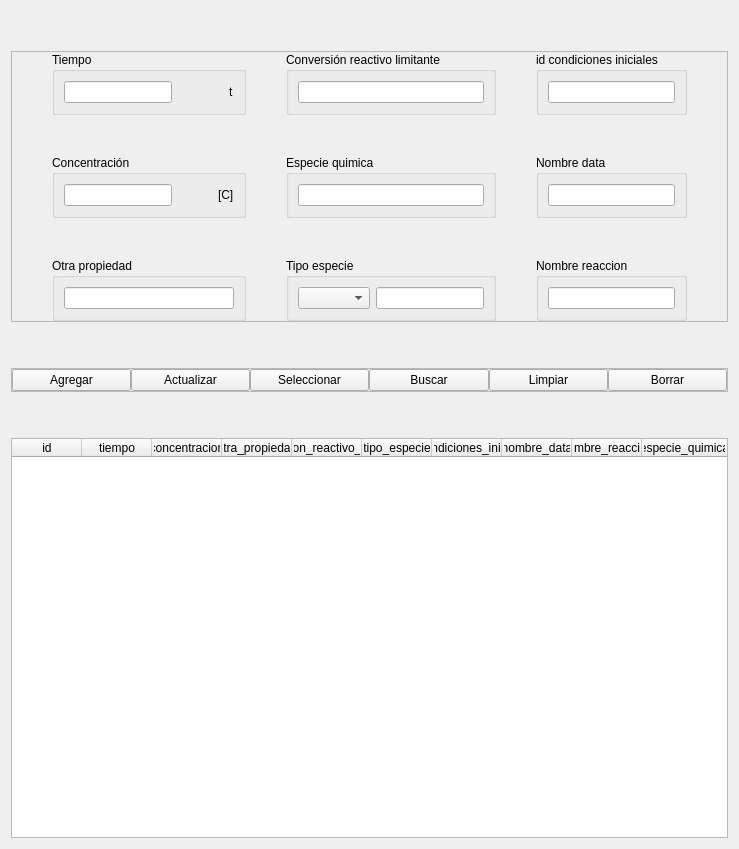
              <widget class="QWidget" name="dc_tab">
               <attribute name="title">
                <string>Datos Cinéticos</string>
               </attribute>
               <layout class="QVBoxLayout" name="verticalLayout_25">
                <item>
                 <spacer name="verticalSpacer_33">
                  <property name="orientation">
                   <enum>Qt::Vertical</enum>
                  </property>
                  <property name="sizeHint" stdset="0">
                   <size>
                    <width>20</width>
                    <height>40</height>
                   </size>
                  </property>
                 </spacer>
                </item>
                <item>
                 <widget class="QFrame" name="datos_frame">
                  <property name="frameShape">
                   <enum>QFrame::StyledPanel</enum>
                  </property>
                  <property name="frameShadow">
                   <enum>QFrame::Raised</enum>
                  </property>
                  <layout class="QHBoxLayout" name="horizontalLayout_48">
                   <property name="spacing">
                    <number>0</number>
                   </property>
                   <property name="leftMargin">
                    <number>0</number>
                   </property>
                   <property name="topMargin">
                    <number>0</number>
                   </property>
                   <property name="rightMargin">
                    <number>0</number>
                   </property>
                   <property name="bottomMargin">
                    <number>0</number>
                   </property>
                   <item>
                    <layout class="QHBoxLayout" name="datos_drame">
                     <property name="spacing">
                      <number>0</number>
                     </property>
                     <item>
                      <spacer name="horizontalSpacer_51">
                       <property name="orientation">
                        <enum>Qt::Horizontal</enum>
                       </property>
                       <property name="sizeHint" stdset="0">
                        <size>
                         <width>40</width>
                         <height>20</height>
                        </size>
                       </property>
                      </spacer>
                     </item>
                     <item>
                      <layout class="QVBoxLayout" name="verticalLayout_20">
                       <property name="spacing">
                        <number>0</number>
                       </property>
                       <item>
                        <layout class="QHBoxLayout" name="horizontalLayout_43">
                         <property name="spacing">
                          <number>0</number>
                         </property>
                        </layout>
                       </item>
                      </layout>
                     </item>
                     <item>
                      <layout class="QHBoxLayout" name="horizontalLayout_37">
                       <item>
                        <layout class="QVBoxLayout" name="verticalLayout_18">
                         <item>
                          <widget class="QGroupBox" name="groupBox_53">
                           <property name="title">
                            <string>Tiempo</string>
                           </property>
                           <layout class="QHBoxLayout" name="horizontalLayout_38">
                            <item>
                             <widget class="QLineEdit" name="tiempo_dc_edit"/>
                            </item>
                            <item>
                             <spacer name="horizontalSpacer_28">
                              <property name="orientation">
                               <enum>Qt::Horizontal</enum>
                              </property>
                              <property name="sizeHint" stdset="0">
                               <size>
                                <width>40</width>
                                <height>20</height>
                               </size>
                              </property>
                             </spacer>
                            </item>
                            <item>
                             <widget class="QLabel" name="t_dc_label">
                              <property name="text">
                               <string>t</string>
                              </property>
                             </widget>
                            </item>
                           </layout>
                          </widget>
                         </item>
                         <item>
                          <spacer name="verticalSpacer_18">
                           <property name="orientation">
                            <enum>Qt::Vertical</enum>
                           </property>
                           <property name="sizeHint" stdset="0">
                            <size>
                             <width>20</width>
                             <height>40</height>
                            </size>
                           </property>
                          </spacer>
                         </item>
                         <item>
                          <widget class="QGroupBox" name="groupBox_54">
                           <property name="title">
                            <string>Concentración</string>
                           </property>
                           <layout class="QHBoxLayout" name="horizontalLayout_39">
                            <item>
                             <widget class="QLineEdit" name="concentracion_dc_edit"/>
                            </item>
                            <item>
                             <spacer name="horizontalSpacer_29">
                              <property name="orientation">
                               <enum>Qt::Horizontal</enum>
                              </property>
                              <property name="sizeHint" stdset="0">
                               <size>
                                <width>40</width>
                                <height>20</height>
                               </size>
                              </property>
                             </spacer>
                            </item>
                            <item>
                             <widget class="QLabel" name="c_dc_label">
                              <property name="text">
                               <string>[C]</string>
                              </property>
                             </widget>
                            </item>
                           </layout>
                          </widget>
                         </item>
                         <item>
                          <spacer name="verticalSpacer_19">
                           <property name="orientation">
                            <enum>Qt::Vertical</enum>
                           </property>
                           <property name="sizeHint" stdset="0">
                            <size>
                             <width>20</width>
                             <height>40</height>
                            </size>
                           </property>
                          </spacer>
                         </item>
                         <item>
                          <widget class="QGroupBox" name="groupBox_55">
                           <property name="title">
                            <string>Otra propiedad</string>
                           </property>
                           <layout class="QHBoxLayout" name="horizontalLayout_40">
                            <item>
                             <widget class="QLineEdit" name="otra_propiedad_dc_edit"/>
                            </item>
                           </layout>
                          </widget>
                         </item>
                        </layout>
                       </item>
                       <item>
                        <spacer name="horizontalSpacer_30">
                         <property name="orientation">
                          <enum>Qt::Horizontal</enum>
                         </property>
                         <property name="sizeHint" stdset="0">
                          <size>
                           <width>40</width>
                           <height>20</height>
                          </size>
                         </property>
                        </spacer>
                       </item>
                       <item>
                        <layout class="QVBoxLayout" name="verticalLayout_19">
                         <item>
                          <widget class="QGroupBox" name="groupBox_56">
                           <property name="title">
                            <string>Conversión reactivo limitante</string>
                           </property>
                           <layout class="QHBoxLayout" name="horizontalLayout_41">
                            <item>
                             <widget class="QLineEdit" name="conversion_reactivo_limitante_dc_edit"/>
                            </item>
                           </layout>
                          </widget>
                         </item>
                         <item>
                          <spacer name="verticalSpacer_22">
                           <property name="orientation">
                            <enum>Qt::Vertical</enum>
                           </property>
                           <property name="sizeHint" stdset="0">
                            <size>
                             <width>20</width>
                             <height>40</height>
                            </size>
                           </property>
                          </spacer>
                         </item>
                         <item>
                          <widget class="QGroupBox" name="groupBox_57">
                           <property name="title">
                            <string>Especie quimica</string>
                           </property>
                           <layout class="QHBoxLayout" name="horizontalLayout_42">
                            <item>
                             <widget class="QLineEdit" name="especie_quimica_dc_edit"/>
                            </item>
                           </layout>
                          </widget>
                         </item>
                         <item>
                          <spacer name="verticalSpacer_23">
                           <property name="orientation">
                            <enum>Qt::Vertical</enum>
                           </property>
                           <property name="sizeHint" stdset="0">
                            <size>
                             <width>20</width>
                             <height>40</height>
                            </size>
                           </property>
                          </spacer>
                         </item>
                         <item>
                          <widget class="QGroupBox" name="groupBox_58">
                           <property name="title">
                            <string>Tipo especie</string>
                           </property>
                           <layout class="QHBoxLayout" name="horizontalLayout_44">
                            <item>
                             <widget class="QComboBox" name="tipo_especie_dc_box"/>
                            </item>
                            <item>
                             <widget class="QLineEdit" name="tipo_especie_dc_edit"/>
                            </item>
                           </layout>
                          </widget>
                         </item>
                        </layout>
                       </item>
                       <item>
                        <spacer name="horizontalSpacer_31">
                         <property name="orientation">
                          <enum>Qt::Horizontal</enum>
                         </property>
                         <property name="sizeHint" stdset="0">
                          <size>
                           <width>40</width>
                           <height>20</height>
                          </size>
                         </property>
                        </spacer>
                       </item>
                       <item>
                        <layout class="QVBoxLayout" name="verticalLayout_69">
                         <item>
                          <widget class="QGroupBox" name="groupBox_59">
                           <property name="title">
                            <string>id condiciones iniciales</string>
                           </property>
                           <layout class="QHBoxLayout" name="horizontalLayout_45">
                            <item>
                             <widget class="QLineEdit" name="id_condiciones_iniciales_dc_edit"/>
                            </item>
                           </layout>
                          </widget>
                         </item>
                         <item>
                          <spacer name="verticalSpacer_24">
                           <property name="orientation">
                            <enum>Qt::Vertical</enum>
                           </property>
                           <property name="sizeHint" stdset="0">
                            <size>
                             <width>20</width>
                             <height>40</height>
                            </size>
                           </property>
                          </spacer>
                         </item>
                         <item>
                          <widget class="QGroupBox" name="groupBox_60">
                           <property name="title">
                            <string>Nombre data</string>
                           </property>
                           <layout class="QHBoxLayout" name="horizontalLayout_79">
                            <item>
                             <widget class="QLineEdit" name="nombre_data_dc_edit"/>
                            </item>
                           </layout>
                          </widget>
                         </item>
                         <item>
                          <spacer name="verticalSpacer_25">
                           <property name="orientation">
                            <enum>Qt::Vertical</enum>
                           </property>
                           <property name="sizeHint" stdset="0">
                            <size>
                             <width>20</width>
                             <height>40</height>
                            </size>
                           </property>
                          </spacer>
                         </item>
                         <item>
                          <widget class="QGroupBox" name="groupBox_61">
                           <property name="title">
                            <string>Nombre reaccion</string>
                           </property>
                           <layout class="QHBoxLayout" name="horizontalLayout_80">
                            <item>
                             <widget class="QLineEdit" name="nombre_reaccion_dc_edit"/>
                            </item>
                           </layout>
                          </widget>
                         </item>
                        </layout>
                       </item>
                      </layout>
                     </item>
                     <item>
                      <spacer name="horizontalSpacer_10">
                       <property name="orientation">
                        <enum>Qt::Horizontal</enum>
                       </property>
                       <property name="sizeHint" stdset="0">
                        <size>
                         <width>40</width>
                         <height>20</height>
                        </size>
                       </property>
                      </spacer>
                     </item>
                    </layout>
                   </item>
                  </layout>
                 </widget>
                </item>
                <item>
                 <spacer name="verticalSpacer_32">
                  <property name="orientation">
                   <enum>Qt::Vertical</enum>
                  </property>
                  <property name="sizeHint" stdset="0">
                   <size>
                    <width>20</width>
                    <height>40</height>
                   </size>
                  </property>
                 </spacer>
                </item>
                <item>
                 <widget class="QFrame" name="funciones_frame_dc">
                  <property name="frameShape">
                   <enum>QFrame::StyledPanel</enum>
                  </property>
                  <property name="frameShadow">
                   <enum>QFrame::Raised</enum>
                  </property>
                  <layout class="QHBoxLayout" name="horizontalLayout_46">
                   <property name="spacing">
                    <number>0</number>
                   </property>
                   <property name="leftMargin">
                    <number>0</number>
                   </property>
                   <property name="topMargin">
                    <number>0</number>
                   </property>
                   <property name="rightMargin">
                    <number>0</number>
                   </property>
                   <property name="bottomMargin">
                    <number>0</number>
                   </property>
                   <item>
                    <widget class="QPushButton" name="agregar_dc_btn">
                     <property name="text">
                      <string>Agregar</string>
                     </property>
                    </widget>
                   </item>
                   <item>
                    <widget class="QPushButton" name="actualizar_dc_btn">
                     <property name="text">
                      <string>Actualizar</string>
                     </property>
                    </widget>
                   </item>
                   <item>
                    <widget class="QPushButton" name="seleccionar_dc_btn">
                     <property name="text">
                      <string>Seleccionar</string>
                     </property>
                    </widget>
                   </item>
                   <item>
                    <widget class="QPushButton" name="buscar_dc_btn">
                     <property name="text">
                      <string>Buscar</string>
                     </property>
                    </widget>
                   </item>
                   <item>
                    <widget class="QPushButton" name="limpiar_dc_btn">
                     <property name="text">
                      <string>Limpiar</string>
                     </property>
                    </widget>
                   </item>
                   <item>
                    <widget class="QPushButton" name="borrar_dc_btn">
                     <property name="text">
                      <string>Borrar</string>
                     </property>
                    </widget>
                   </item>
                  </layout>
                 </widget>
                </item>
                <item>
                 <spacer name="verticalSpacer_31">
                  <property name="orientation">
                   <enum>Qt::Vertical</enum>
                  </property>
                  <property name="sizeHint" stdset="0">
                   <size>
                    <width>20</width>
                    <height>40</height>
                   </size>
                  </property>
                 </spacer>
                </item>
                <item>
                 <layout class="QVBoxLayout" name="verticalLayout_24">
                  <property name="spacing">
                   <number>0</number>
                  </property>
                  <item>
                   <widget class="QTableWidget" name="datos_cineticos_tabla">
                    <property name="minimumSize">
                     <size>
                      <width>0</width>
                      <height>400</height>
                     </size>
                    </property>
                    <property name="focusPolicy">
                     <enum>Qt::NoFocus</enum>
                    </property>
                    <property name="showGrid">
                     <bool>false</bool>
                    </property>
                    <attribute name="horizontalHeaderMinimumSectionSize">
                     <number>50</number>
                    </attribute>
                    <attribute name="horizontalHeaderDefaultSectionSize">
                     <number>70</number>
                    </attribute>
                    <attribute name="horizontalHeaderStretchLastSection">
                     <bool>true</bool>
                    </attribute>
                    <attribute name="verticalHeaderVisible">
                     <bool>false</bool>
                    </attribute>
                    <column>
                     <property name="text">
                      <string>id</string>
                     </property>
                    </column>
                    <column>
                     <property name="text">
                      <string>tiempo</string>
                     </property>
                    </column>
                    <column>
                     <property name="text">
                      <string>concentracion</string>
                     </property>
                    </column>
                    <column>
                     <property name="text">
                      <string>otra_propiedad</string>
                     </property>
                    </column>
                    <column>
                     <property name="text">
                      <string>conversion_reactivo_limitante</string>
                     </property>
                    </column>
                    <column>
                     <property name="text">
                      <string>tipo_especie</string>
                     </property>
                    </column>
                    <column>
                     <property name="text">
                      <string>id_condiciones_iniciales</string>
                     </property>
                    </column>
                    <column>
                     <property name="text">
                      <string>nombre_data</string>
                     </property>
                    </column>
                    <column>
                     <property name="text">
                      <string>nombre_reaccion</string>
                     </property>
                    </column>
                    <column>
                     <property name="text">
                      <string>especie_quimica</string>
                     </property>
                    </column>
                   </widget>
                  </item>
                 </layout>
                </item>
               </layout>
              </widget>
